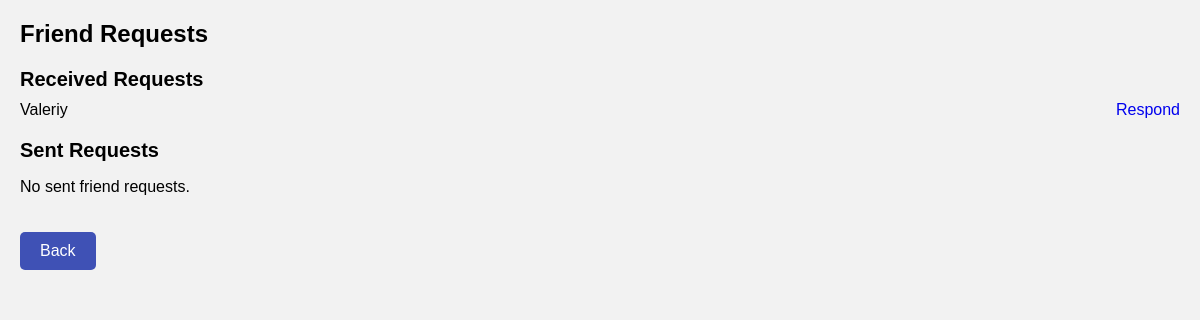
Before: /friend_requests/ (signed in) with the older database file.
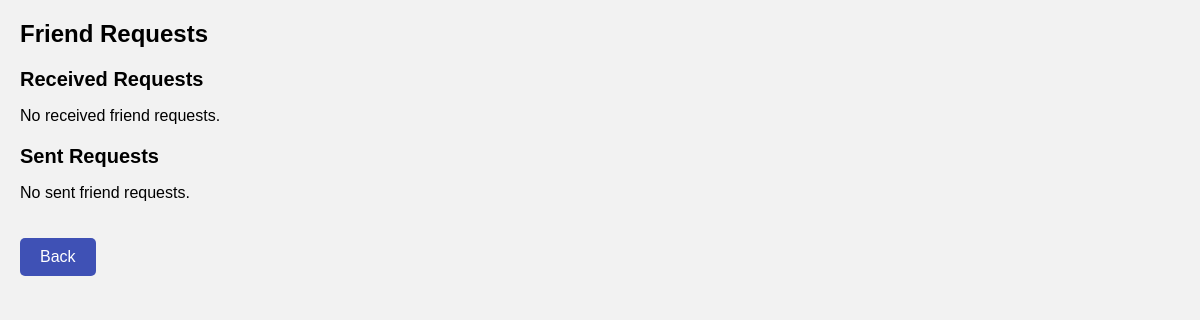
After: the same page with the newer database file.
### friends/models.py (models this page shows, shortened)
class FriendRequest(models.Model):
    sender = models.ForeignKey(User, on_delete=models.CASCADE, related_name='sent_requests')
    receiver = models.ForeignKey(User, on_delete=models.CASCADE, related_name='received_requests')
    created_at = models.DateTimeField(auto_now_add=True)
    accepted = models.BooleanField(default=False)

### friends/views.py (the view)
# urls.py: path('friend_requests/', views.friend_requests, name='friend_requests'),
@login_required
def friend_requests(request):
    received_requests = FriendRequest.objects.filter(receiver=request.user)
    sent_requests = FriendRequest.objects.filter(sender=request.user)
    return render(
        request,
        Path(PATH_TO_TEMPLATES, 'friend_requests.html'),
        {'received_requests': received_requests, 'sent_requests': sent_requests}
    )

### friends/templates/friends/friend_requests.html (shortened to what this page needs)
<!DOCTYPE html>
<html lang="en">
<head>
</head>
<body>
    <div class="container">
        <h2>Friend Requests</h2>
        <h3>Received Requests</h3>
        {% if received_requests %}
            <ul>
                {% for request in received_requests %}
                    <li>
                        <span>{{ request.sender }}</span>
                        <a href="{% url 'response_to_friend_request' request.id %}">Respond</a>
                    </li>
                {% endfor %}
            </ul>
        {% else %}
            <p>No received friend requests.</p>
        {% endif %}
        <h3>Sent Requests</h3>
        {% if sent_requests %}
            <ul>
                {% for request in sent_requests %}
                    <li>Sent to {{ request.receiver }}</li>
                {% endfor %}
            </ul>
        {% else %}
            <p>No sent friend requests.</p>
        {% endif %}
        <a href="{% url 'home' %}"><button>Back</button></a>
    </div>
</body>
</html>

### friends/templates/friends/friend_requests.html (style rules this page uses)
body { margin: 0; padding: 0; font-family: Arial, sans-serif; background-color: #f2f2f2; }
.container { max-width: 1200px; margin: 0 auto; padding: 20px; }
h2 { font-size: 24px; margin: 0; margin-bottom: 10px; }
h3 { font-size: 20px; margin: 0; margin-top: 20px; margin-bottom: 10px; }
a { text-decoration: none; }
button { background-color: #3f51b5; color: #fff; border: none; border-radius: 5px; padding: 10px 20px; cursor: pointer; font-size: 16px; margin-top: 20px; }

Changed rows visible on the page:
removed FriendRequest: sender "Valeriy"
Other visible differences:
text now shown: "No received friend requests."
